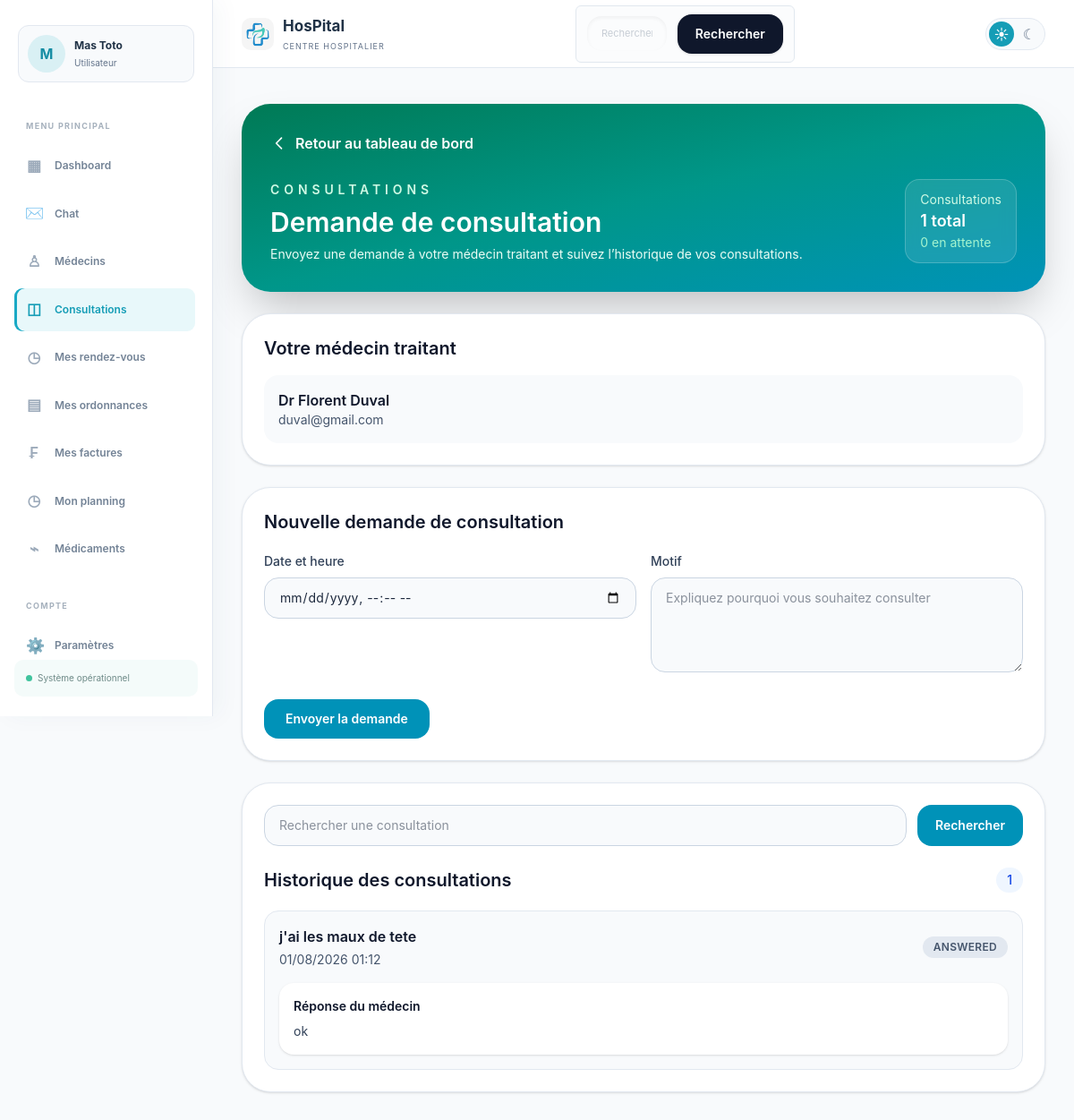
Before: /consultation/patient/ (signed in, upper part) with the older database file.
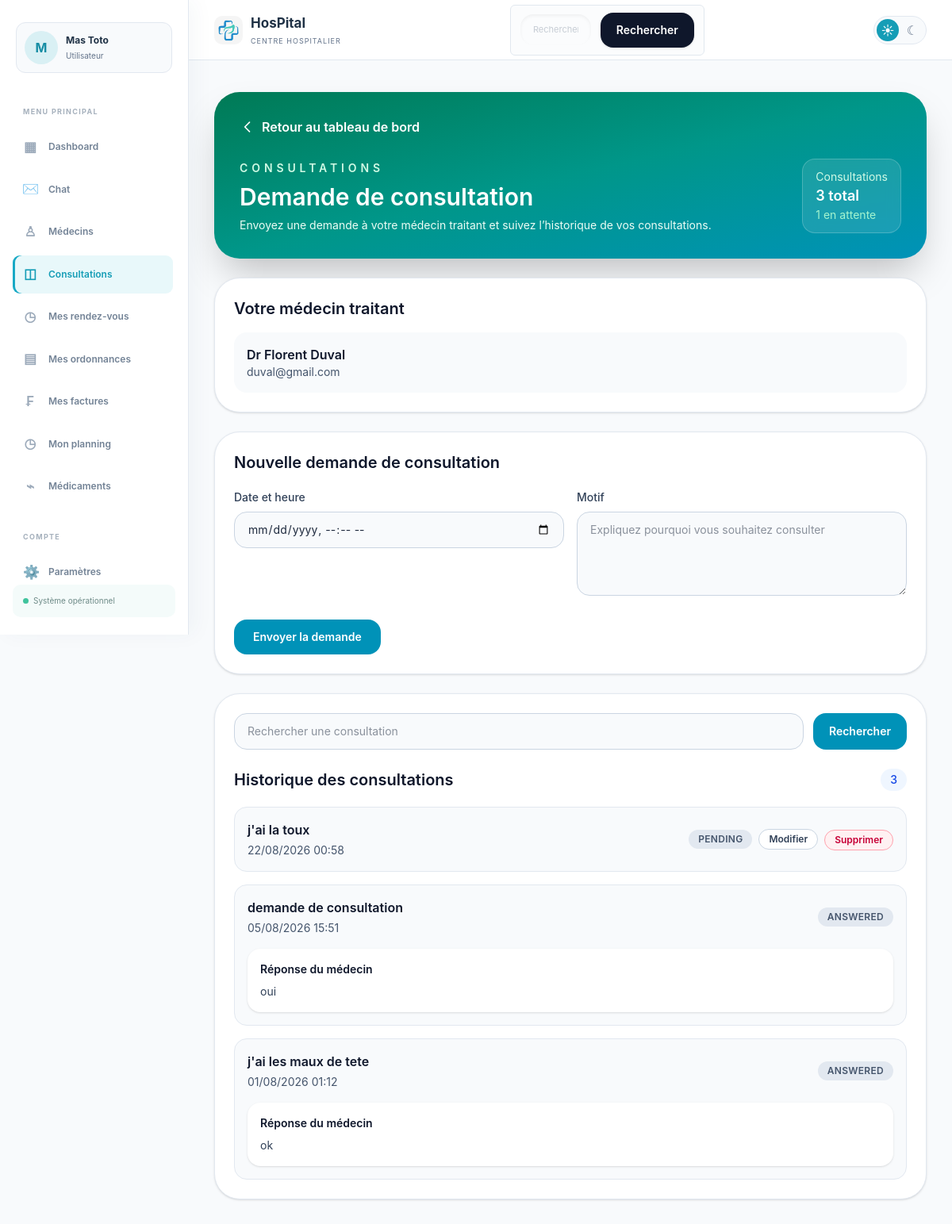
After: the same page with the newer database file.
### hopital/models.py (models this page shows, shortened)
class Consultation(models.Model):
    STATUS_CHOICES = [
        ('pending', 'En attente'),
        ('confirmed', 'Confirmée'),
        ('answered', 'Répondue'),
        ('rejected', 'Rejetée'),
    ]
    patient = models.ForeignKey(CustomUser, on_delete=models.CASCADE, related_name='consultations_patient')
    medecin = models.ForeignKey(CustomUser, on_delete=models.CASCADE, related_name='consultations_medecin')
    date_consultation = models.DateTimeField()
    motif = models.TextField()
    status = models.CharField(max_length=20, choices=STATUS_CHOICES, default='pending')
    reponse_medecin = models.TextField(blank=True, null=True)
    date_creation = models.DateTimeField(auto_now_add=True)

### hopital/views.py (the view, shortened to what this page needs)
# urls.py: path('consultation/patient/', patient_consultation, name='patient_consultation'),
@login_required
def patient_consultation(request):
    if request.user.role not in ['user', 'patient']:
        return redirect('hboard')
    search_query = request.GET.get('q', '').strip()
    assigned_doctor = request.user.medecin_traitant
    def get_patient_consultations_queryset():
        qs = Consultation.objects.filter(patient=request.user).select_related('medecin').order_by('-date_creation')
        return qs
    patient_consultations = get_patient_consultations_queryset()
    consultation_count = patient_consultations.count()
    pending_count = patient_consultations.filter(status='pending').count()
    patient_consultations, extra_query_patient_consultations = paginate_queryset(request, patient_consultations, 6, page_param='page_patient_consultations')
    message = None
    errors = []
    return render(request, 'patient-consultation.html', {
        'assigned_doctor': assigned_doctor,
        'patient_consultations': patient_consultations,
        'message': message,
        'errors': errors,
        'consultation_count': consultation_count,
        'pending_count': pending_count,
        'search_query': search_query,
        'extra_query_patient_consultations': extra_query_patient_consultations,
        'page_param_patient_consultations': 'page_patient_consultations',
    })

### hopital/context_processors.py (called while the page is built)
def chat_notifications(request):
    if not request.user.is_authenticated:
        return {'unread_chat_count': 0}
    return {
        'unread_chat_count': ChatMessage.objects.filter(
            receiver=request.user,
            is_read=False,
        ).count(),
    }

### hopital/utils.py (called while the page is built)
def paginate_queryset(request, queryset, per_page=6, page_param='page'):
    paginator = Paginator(queryset, per_page)
    page_number = request.GET.get(page_param, 1)
    try:
        page_obj = paginator.page(page_number)
    except PageNotAnInteger:
        page_obj = paginator.page(1)
    except EmptyPage:
        page_obj = paginator.page(paginator.num_pages)
    extra_query = get_query_string(request, exclude=[page_param])
    return page_obj, extra_query

def get_query_string(request, exclude=None):
    params = request.GET.copy()
    exclude = exclude or []
    for key in exclude:
        params.pop(key, None)
    return params.urlencode()

### hopital/templates/patient-consultation.html (shortened to what the changed rows need)
{% load static %}
<!DOCTYPE html>
<html lang="fr">
<head>
    <link rel="stylesheet" href="{% static 'css/hboard.css' %}">
    <script src="https://cdn.jsdelivr.net/npm/@tailwindcss/browser@4"></script>
    <link href="./output.css" rel="stylesheet">
</head>
<body class="min-h-screen bg-slate-50 text-slate-800">
    <main class="mx-auto max-w-7xl px-6 py-10 lg:px-8">
        <section class="rounded-[2rem] bg-gradient-to-br from-emerald-700 via-teal-600 to-cyan-600 p-8 text-white shadow-2xl">
            <div class="flex flex-col gap-4 lg:flex-row lg:items-end lg:justify-between">
                <div>
                    <h1 class="mt-2 text-3xl font-semibold">Demande de consultation</h1>
                </div>
                <div class="rounded-2xl border border-white/20 bg-white/10 px-4 py-3 backdrop-blur">
                    <p class="text-sm text-emerald-100">Consultations</p>
                    <p class="text-lg font-semibold">{{ consultation_count }} total</p>
                    <p class="text-sm text-emerald-200">{{ pending_count }} en attente</p>
                </div>
            </div>
        </section>
        <section class="mt-6 rounded-[2rem] border border-slate-200 bg-white p-6 shadow-sm">
            <h2 class="text-xl font-semibold text-slate-900">Votre médecin traitant</h2>
        </section>
        {% if assigned_doctor %}
        <section class="mt-6 rounded-[2rem] border border-slate-200 bg-white p-6 shadow-sm">
            <h2 class="text-xl font-semibold text-slate-900">Nouvelle demande de consultation</h2>
        </section>
        {% endif %}
        <section class="mt-6 rounded-[2rem] border border-slate-200 bg-white p-6 shadow-sm">
            <div class="mt-6 flex items-center justify-between gap-3">
                <h2 class="text-xl font-semibold text-slate-900">Historique des consultations</h2>
                <span class="rounded-full bg-blue-50 px-3 py-1 text-sm font-medium text-blue-700">{{ consultation_count }}</span>
            </div>
            {% if patient_consultations %}
            <div class="mt-5 space-y-4">
                {% for consultation in patient_consultations %}
                <div class="rounded-2xl border border-slate-200 bg-slate-50 p-4">
                    <div class="flex flex-col gap-3 sm:flex-row sm:items-center sm:justify-between">
                        <div>
                            <p class="font-semibold text-slate-900">{{ consultation.motif }}</p>
                            <p class="mt-1 text-sm text-slate-600">{{ consultation.date_consultation|date:'d/m/Y H:i' }}</p>
                        </div>
                        <div class="flex flex-wrap items-center gap-2">
                            <span class="rounded-full bg-slate-200 px-3 py-1 text-xs font-semibold uppercase tracking-wide text-slate-600">{{ consultation.status|capfirst }}</span>
                            {% if consultation.status == 'pending' %}
                            <button type="button" onclick="document.getElementById('edit-form-{{ consultation.pk }}').classList.toggle('hidden')" class="rounded-full border border-slate-300 bg-white px-3 py-1 text-xs font-semibold text-slate-700 transition hover:bg-slate-100">Modifier</button>
                            <form method="post" class="inline" onsubmit="return confirm('Voulez-vous vraiment supprimer cette demande de consultation ?');">
                                <button type="submit" class="rounded-full border border-rose-300 bg-rose-50 px-3 py-1 text-xs font-semibold text-rose-700 transition hover:bg-rose-100">Supprimer</button>
                            </form>
                            {% endif %}
                        </div>
                    </div>
                    {% if consultation.reponse_medecin %}
                    <div class="mt-4 rounded-2xl bg-white p-4 text-sm text-slate-700 shadow-sm">
                        <p class="font-semibold text-slate-900">Réponse du médecin</p>
                        <p class="mt-2">{{ consultation.reponse_medecin }}</p>
                    </div>
                    {% endif %}
                </div>
                {% endfor %}
            </div>
            {% else %}
            <p class="mt-4 text-sm text-slate-500">Aucune consultation enregistrée pour le moment.</p>
            {% endif %}
        </section>
    </main>
</body>
</html>

Changed rows visible on the page:
added Consultation: motif "j'ai la toux", date_consultation "22/08/2026 00:58", status "PENDING"
added Consultation: motif "demande de consultation", date_consultation "05/08/2026 15:51", status "ANSWERED", reponse_medecin "oui"
Other visible differences:
{{ consultation_count }}: "1" → "3"
{{ pending_count }}: "0" → "1"
